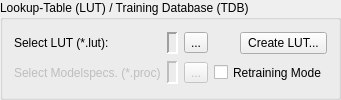
    <widget class="QGroupBox" name="groupBox">
     <property name="sizePolicy">
      <sizepolicy hsizetype="Preferred" vsizetype="Maximum">
       <horstretch>0</horstretch>
       <verstretch>0</verstretch>
      </sizepolicy>
     </property>
     <property name="title">
      <string>Lookup-Table (LUT) / Training Database (TDB)</string>
     </property>
     <layout class="QGridLayout" name="gridLayout">
      <item row="0" column="4">
       <spacer name="horizontalSpacer_3">
        <property name="orientation">
         <enum>Qt::Horizontal</enum>
        </property>
        <property name="sizeType">
         <enum>QSizePolicy::Maximum</enum>
        </property>
        <property name="sizeHint" stdset="0">
         <size>
          <width>20</width>
          <height>20</height>
         </size>
        </property>
       </spacer>
      </item>
      <item row="1" column="4" colspan="2">
       <widget class="QCheckBox" name="chkRetrain">
        <property name="sizePolicy">
         <sizepolicy hsizetype="Minimum" vsizetype="Preferred">
          <horstretch>0</horstretch>
          <verstretch>23</verstretch>
         </sizepolicy>
        </property>
        <property name="minimumSize">
         <size>
          <width>0</width>
          <height>23</height>
         </size>
        </property>
        <property name="focusPolicy">
         <enum>Qt::NoFocus</enum>
        </property>
        <property name="toolTip">
         <string>load original LUT. AL selected training features are saved in modelspecs.-file (.proc) of previous run.</string>
        </property>
        <property name="text">
         <string>Retraining Mode</string>
        </property>
       </widget>
      </item>
      <item row="1" column="3">
       <widget class="QToolButton" name="cmdInputModel">
        <property name="enabled">
         <bool>false</bool>
        </property>
        <property name="text">
         <string>...</string>
        </property>
       </widget>
      </item>
      <item row="0" column="0">
       <widget class="QLabel" name="lblSelectLUT">
        <property name="sizePolicy">
         <sizepolicy hsizetype="Minimum" vsizetype="Preferred">
          <horstretch>0</horstretch>
          <verstretch>0</verstretch>
         </sizepolicy>
        </property>
        <property name="maximumSize">
         <size>
          <width>16777215</width>
          <height>16777215</height>
         </size>
        </property>
        <property name="lineWidth">
         <number>0</number>
        </property>
        <property name="text">
         <string>Select LUT (*.lut):</string>
        </property>
       </widget>
      </item>
      <item row="1" column="1">
       <widget class="QLabel" name="lblInputModel">
        <property name="enabled">
         <bool>false</bool>
        </property>
        <property name="sizePolicy">
         <sizepolicy hsizetype="Expanding" vsizetype="Preferred">
          <horstretch>0</horstretch>
          <verstretch>0</verstretch>
         </sizepolicy>
        </property>
        <property name="frameShape">
         <enum>QFrame::Panel</enum>
        </property>
        <property name="frameShadow">
         <enum>QFrame::Sunken</enum>
        </property>
        <property name="lineWidth">
         <number>2</number>
        </property>
        <property name="text">
         <string/>
        </property>
       </widget>
      </item>
      <item row="0" column="5">
       <widget class="QPushButton" name="pushCreateLUT">
        <property name="sizePolicy">
         <sizepolicy hsizetype="Minimum" vsizetype="Minimum">
          <horstretch>0</horstretch>
          <verstretch>0</verstretch>
         </sizepolicy>
        </property>
        <property name="focusPolicy">
         <enum>Qt::NoFocus</enum>
        </property>
        <property name="text">
         <string>Create LUT...</string>
        </property>
       </widget>
      </item>
      <item row="0" column="3">
       <widget class="QToolButton" name="cmdInputLUT">
        <property name="text">
         <string>...</string>
        </property>
       </widget>
      </item>
      <item row="0" column="1">
       <widget class="QLabel" name="lblInputLUT">
        <property name="enabled">
         <bool>true</bool>
        </property>
        <property name="sizePolicy">
         <sizepolicy hsizetype="Expanding" vsizetype="Preferred">
          <horstretch>0</horstretch>
          <verstretch>0</verstretch>
         </sizepolicy>
        </property>
        <property name="minimumSize">
         <size>
          <width>0</width>
          <height>0</height>
         </size>
        </property>
        <property name="frameShape">
         <enum>QFrame::Panel</enum>
        </property>
        <property name="frameShadow">
         <enum>QFrame::Sunken</enum>
        </property>
        <property name="lineWidth">
         <number>2</number>
        </property>
        <property name="midLineWidth">
         <number>0</number>
        </property>
        <property name="text">
         <string/>
        </property>
       </widget>
      </item>
      <item row="1" column="0">
       <widget class="QLabel" name="lblSelectModel">
        <property name="enabled">
         <bool>false</bool>
        </property>
        <property name="sizePolicy">
         <sizepolicy hsizetype="Minimum" vsizetype="Preferred">
          <horstretch>0</horstretch>
          <verstretch>0</verstretch>
         </sizepolicy>
        </property>
        <property name="text">
         <string>Select Modelspecs. (*.proc)</string>
        </property>
       </widget>
      </item>
     </layout>
    </widget>
